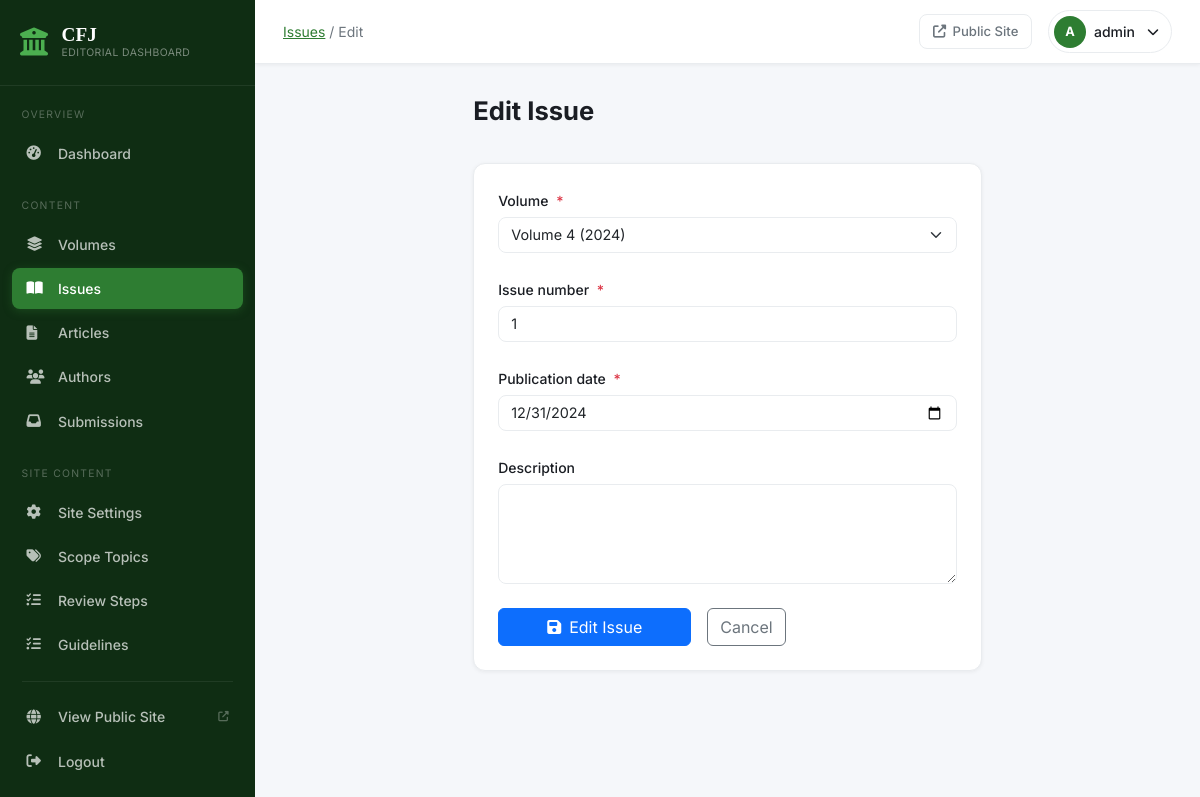
/dashboard/issues/31/edit/ (signed in), run on the app's committed database.
### website/models.py (models this page shows, shortened)
class Issue(models.Model):
    volume = models.ForeignKey(Volume, on_delete=models.CASCADE, related_name='issues')
    issue_number = models.PositiveIntegerField()
    publication_date = models.DateField()
    description = models.TextField(blank=True)
    class Meta:
        unique_together = ('volume', 'issue_number')
        ordering = ['volume', 'issue_number']

### src/views.py (the view)
# urls.py: path('issues/<int:pk>/edit/', views.issue_edit, name='issue_edit'),
@login_required
def issue_edit(request, pk):
    issue = get_object_or_404(Issue, pk=pk)
    form = IssueForm(request.POST or None, instance=issue)
    if form.is_valid():
        form.save()
        messages.success(request, 'Issue updated successfully.')
        return redirect('src:issue_list')
    return render(request, 'src/issues/form.html', {
        'form': form, 'action': 'Edit', 'object': issue,
    })

### src/forms.py
class IssueForm(forms.ModelForm):
    class Meta:
        model = Issue
        fields = ['volume', 'issue_number', 'publication_date', 'description']
        widgets = {
            'volume': forms.Select(attrs={'class': 'form-select'}),
            'issue_number': forms.NumberInput(attrs={'class': 'form-control'}),
            'publication_date': forms.DateInput(attrs={
                'class': 'form-control', 'type': 'date',
            }),
            'description': forms.Textarea(attrs={
                'class': 'form-control', 'rows': 4,
            }),
        }

### src/context_processors.py (called while the page is built)
def pending_submissions_count(request):
    if not request.path.startswith('/dashboard/') or not request.user.is_authenticated:
        return {}
    return {
        'pending_submissions_count': Submission.objects.filter(status=Submission.STATUS_PENDING).count(),
    }

### website/context_processors.py (called while the page is built)
def site_settings(request):
    return {'site_settings': SiteSettings.load()}

### website/models.py (called while the page is built)
    @classmethod
    def load(cls):
        obj, _ = cls.objects.get_or_create(pk=1)
        return obj

    def __str__(self):
        return f"Volume {self.volume_number} ({self.year})"

### templates/src/issues/form.html (shortened to what this page needs)
{% extends 'src/base.html' %}
{% block breadcrumb %}
  <a href="{% url 'src:issue_list' %}">Issues</a> / {{ action }}
{% endblock %}
{% block content %}
<div class="row justify-content-center">
  <div class="col-lg-7">
    <div class="page-header">
      <h1 class="page-title">{{ action }} Issue</h1>
    </div>
    <div class="dash-card">
      <div class="dash-card-body">
        <form method="post" novalidate>
          {% for field in form %}
          <div class="mb-4">
            <label class="form-label fw-500">
              {{ field.label }}
              {% if field.field.required %}<span class="text-danger ms-1">*</span>{% endif %}
            </label>
            {{ field }}
          </div>
          {% endfor %}
          <div class="d-flex gap-3 mt-4">
            <button type="submit" class="btn btn-primary px-5">
              <i class="fas fa-save me-2"></i>{{ action }} Issue
            </button>
            <a href="{% url 'src:issue_list' %}" class="btn btn-outline-secondary">Cancel</a>
          </div>
        </form>
      </div>
    </div>
  </div>
</div>
{% endblock %}

### templates/src/base.html (shortened to what this page needs)
{% load static %}
<!DOCTYPE html>
<html lang="en">
<head>
  <link href="https://cdn.jsdelivr.net/npm/bootstrap@5.3.2/dist/css/bootstrap.min.css" rel="stylesheet">
  <link href="https://cdnjs.cloudflare.com/ajax/libs/font-awesome/6.5.0/css/all.min.css" rel="stylesheet">
  <link rel="stylesheet" href="{% static 'css/dashboard.css' %}">
</head>
<body class="dashboard-body">
  {% include 'src/partials/sidebar.html' %}
  <div class="dashboard-main">
    <header class="dash-header">
      <div class="dash-header-left">
        <div class="dash-breadcrumb">{% block breadcrumb %}Dashboard{% endblock %}</div>
      </div>
      <div class="dash-header-right">
        <a href="{% url 'website:home' %}" class="header-action-btn" target="_blank" title="View Public Site">
          <i class="fas fa-external-link-alt"></i>
          <span>Public Site</span>
        </a>
        <div class="header-user-menu">
          <div class="header-user">
            <div class="user-avatar">{{ request.user.username|first|upper }}</div>
            <span class="user-name">{{ request.user.username }}</span>
            <i class="fas fa-chevron-down fa-xs ms-1"></i>
          </div>
        </div>
      </div>
    </header>
    <div class="dash-content">
      {% block content %}{% endblock %}
    </div>
  </div>
</body>
</html>

### static/css/dashboard.css (style rules this page uses)
*, *::before, *::after { box-sizing: border-box; }
body { font-family: 'Inter', -apple-system, BlinkMacSystemFont, sans-serif; color: var(--text); -webkit-font-smoothing: antialiased; }
.dashboard-body { background: var(--light); margin: 0; }
.dashboard-main { margin-left: var(--sidebar-w); min-height: 100vh; display: flex; flex-direction: column; transition: margin-left 0.3s ease; }
.dash-header { height: var(--header-h); background: var(--white); border-bottom: 1px solid var(--border); display: flex; align-items: center; justify-content: space-between; padding: 0 1.75rem; position: sticky; top: 0; z-index: 900; box-shadow: var(--shadow-sm); flex-shrink: 0; }
.dash-header-left { display: flex; align-items: center; gap: 1rem; }
.dash-breadcrumb { font-size: 0.875rem; color: var(--text-muted); }
.dash-breadcrumb a { color: var(--primary); }
.dash-header-right { display: flex; align-items: center; gap: 1rem; }
.header-action-btn { display: flex; align-items: center; gap: 0.4rem; font-size: 0.82rem; color: var(--text-muted); text-decoration: none; padding: 0.4rem 0.8rem; border-radius: var(--radius); border: 1px solid var(--border); transition: var(--transition); font-weight: 500; }
.header-user-menu { position: relative; }
.header-user { display: flex; align-items: center; gap: 0.5rem; cursor: pointer; padding: 0.3rem 0.75rem 0.3rem 0.3rem; border-radius: 50px; border: 1px solid var(--border); transition: var(--transition); }
.user-avatar { width: 32px; height: 32px; background: var(--primary); color: white; border-radius: 50%; display: flex; align-items: center; justify-content: center; font-weight: 700; font-size: 0.8rem; }
.user-name { font-size: 0.875rem; font-weight: 500; }
.dash-content { padding: 2rem 1.75rem; flex: 1; }
.page-header { display: flex; justify-content: space-between; align-items: flex-start; margin-bottom: 2rem; flex-wrap: wrap; gap: 1rem; }
.page-title { font-family: 'Inter', sans-serif; font-size: 1.6rem; font-weight: 700; color: var(--text); margin: 0 0 0.25rem; }
.dash-card { background: white; border: 1px solid var(--border); border-radius: var(--radius-lg); box-shadow: var(--shadow-sm); overflow: hidden; }
.dash-card-body { padding: 1.5rem; }
.fw-500 { font-weight: 500; }
.form-label { font-size: 0.875rem; font-weight: 500; margin-bottom: 0.4rem; color: var(--text); }
.form-control, .form-select { font-size: 0.9rem; border-color: var(--border); border-radius: var(--radius); transition: var(--transition); }
textarea.form-control { resize: vertical; min-height: 100px; }

### data on the page
Issue: form "Volume 4 (2024)" "1" "12/31/2024"

### other printed values
{{ action }} "Edit"
{{ request.user.username|first|upper }} "A"
{{ request.user.username }} "admin"
{{ field.label }} "Volume" "Issue number" "Publication date" "Description"
